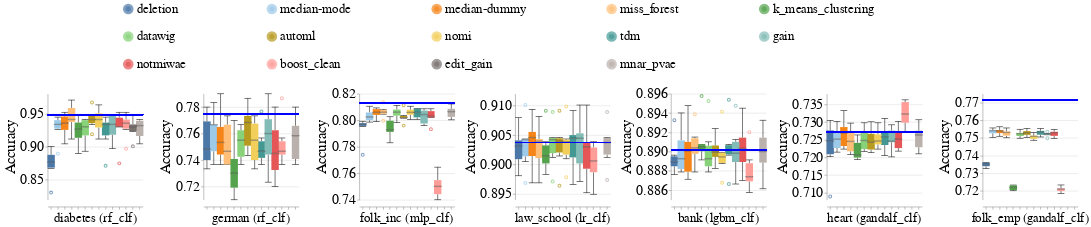

The notebook cell saved with this chart:
### Markdown cell above
### Overall Metrics

### Code cell
create_bar_charts_for_diff_imputers_and_datasets(train_injection_scenario='MCAR3',
                                                test_injection_scenario='MCAR3',
                                                metric_name='accuracy',
                                                db_client=db_client)

### Figure 1 — Vega-Lite specification as saved in the notebook (floating-point values rounded to 4 significant figures; data arrays with more than 128 entries replaced by an {"elided": "..."} marker saying what was removed)
{"config": {"view": {"continuousWidth": 400, "continuousHeight": 300, "stroke": null}, "axis": {"labelFontSize": 26, "labelFontWeight": "normal", "titleFontSize": 28, "titleFontWeight": "normal"}, "facet": {"spacing": 15}, "header": {"labelFontSize": 24, "labelOrient": "bottom", "labelPadding": 5, "titleFontSize": 28}, "legend": {"columns": 5, "direction": "horizontal", "labelFontSize": 24, "labelLimit": 400, "orient": "top", "symbolOffset": 140, "symbolStrokeWidth": 10, "titleAnchor": "middle", "titleFontSize": 26, "titleLimit": 300}, "title": {"fontSize": 28}}, "data": {"name": "data-18f2d412f585d098045d0f6f2d740d3b"}, "facet": {"column": {"field": "Dataset_Name_With_Model_Name", "sort": {"field": "Dataset_Sequence_Number", "order": "ascending"}, "title": null, "type": "nominal"}}, "spec": {"layer": [{"mark": {"type": "boxplot", "median": {"stroke": "black", "strokeWidth": 0.7}, "ticks": true}, "encoding": {"color": {"field": "Null_Imputer_Name", "scale": {"scheme": "tableau20"}, "sort": ["deletion", "median-mode", "median-dummy", "miss_forest", "k_means_clustering", "datawig", "automl", "nomi", "tdm", "gain", "notmiwae"], "title": null, "type": "nominal"}, "x": {"axis": {"labels": false}, "field": "Null_Imputer_Name", "sort": ["deletion", "median-mode", "median-dummy", "miss_forest", "k_means_clustering", "datawig", "automl", "nomi", "tdm", "gain", "notmiwae"], "title": null, "type": "nominal"}, "y": {"field": "Metric_Value", "scale": {"zero": false}, "title": "Accuracy", "type": "quantitative"}}}, {"mark": "rule", "encoding": {"color": {"value": "blue"}, "size": {"value": 2}, "y": {"field": "Baseline_Median", "type": "quantitative"}}}], "height": 200, "width": 180}, "resolve": {"scale": {"y": "independent"}}, "$schema": "https://vega.github.io/schema/vega-lite/v4.17.0.json", "datasets": {"data-18f2d412f585d098045d0f6f2d740d3b": {"elided": "546 records"}}}
